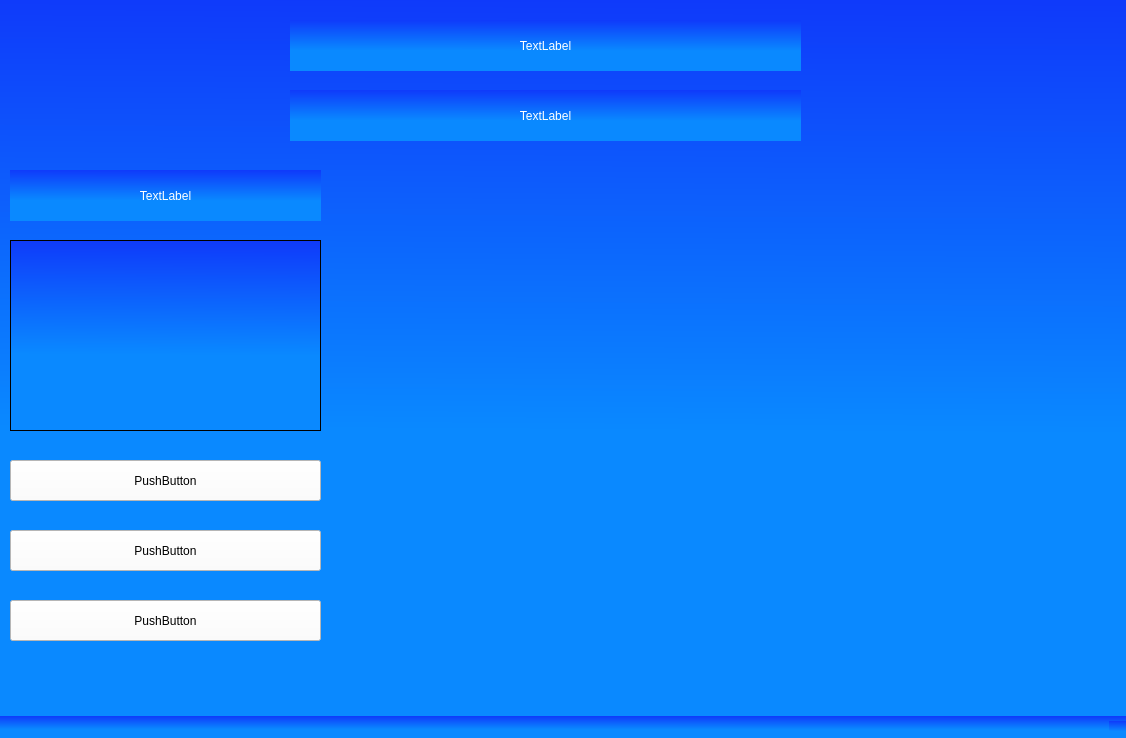
<?xml version="1.0" encoding="UTF-8"?>
<ui version="4.0">
 <class>outpInformationWindow</class>
 <widget class="QMainWindow" name="outpInformationWindow">
  <property name="geometry">
   <rect>
    <x>0</x>
    <y>0</y>
    <width>1126</width>
    <height>738</height>
   </rect>
  </property>
  <property name="windowTitle">
   <string>MainWindow</string>
  </property>
  <property name="styleSheet">
   <string notr="true">background-color: qlineargradient(spread:pad, x1:0.512, y1:0, x2:0.505318, y2:0.603, stop:0 rgba(15, 58, 250, 255), stop:1 rgba(10, 137, 255, 255));</string>
  </property>
  <widget class="QWidget" name="centralwidget">
   <widget class="QLabel" name="titleWindow">
    <property name="geometry">
     <rect>
      <x>290</x>
      <y>20</y>
      <width>511</width>
      <height>51</height>
     </rect>
    </property>
    <property name="styleSheet">
     <string notr="true">color: rgb(255, 255, 255);
font: 24pt &quot;MS Shell Dlg 2&quot;;</string>
    </property>
    <property name="text">
     <string>TextLabel</string>
    </property>
    <property name="alignment">
     <set>Qt::AlignCenter</set>
    </property>
   </widget>
   <widget class="QLabel" name="nameCabinet">
    <property name="geometry">
     <rect>
      <x>290</x>
      <y>90</y>
      <width>511</width>
      <height>51</height>
     </rect>
    </property>
    <property name="styleSheet">
     <string notr="true">color: rgb(255, 255, 255);
font: 20pt &quot;MS Shell Dlg 2&quot;;</string>
    </property>
    <property name="text">
     <string>TextLabel</string>
    </property>
    <property name="alignment">
     <set>Qt::AlignCenter</set>
    </property>
   </widget>
   <widget class="QLabel" name="titleLamps">
    <property name="geometry">
     <rect>
      <x>10</x>
      <y>170</y>
      <width>311</width>
      <height>51</height>
     </rect>
    </property>
    <property name="styleSheet">
     <string notr="true">color: rgb(255, 255, 255);
font: 18pt &quot;MS Shell Dlg 2&quot;;</string>
    </property>
    <property name="text">
     <string>TextLabel</string>
    </property>
    <property name="alignment">
     <set>Qt::AlignCenter</set>
    </property>
   </widget>
   <widget class="QTextBrowser" name="textBrowserLamps">
    <property name="geometry">
     <rect>
      <x>10</x>
      <y>240</y>
      <width>311</width>
      <height>191</height>
     </rect>
    </property>
    <property name="styleSheet">
     <string notr="true">color: rgb(255, 255, 255);
font: 14pt &quot;MS Shell Dlg 2&quot;;</string>
    </property>
   </widget>
   <widget class="QPushButton" name="pushButtonAll">
    <property name="geometry">
     <rect>
      <x>10</x>
      <y>460</y>
      <width>311</width>
      <height>41</height>
     </rect>
    </property>
    <property name="styleSheet">
     <string notr="true">background-color: rgb(255, 255, 255);
font: 14pt &quot;MS Shell Dlg 2&quot;;</string>
    </property>
    <property name="text">
     <string>PushButton</string>
    </property>
   </widget>
   <widget class="QPushButton" name="pushButtonA1">
    <property name="geometry">
     <rect>
      <x>10</x>
      <y>530</y>
      <width>311</width>
      <height>41</height>
     </rect>
    </property>
    <property name="styleSheet">
     <string notr="true">background-color: rgb(255, 255, 255);
font: 14pt &quot;MS Shell Dlg 2&quot;;</string>
    </property>
    <property name="text">
     <string>PushButton</string>
    </property>
   </widget>
   <widget class="QPushButton" name="pushButton2">
    <property name="geometry">
     <rect>
      <x>10</x>
      <y>600</y>
      <width>311</width>
      <height>41</height>
     </rect>
    </property>
    <property name="styleSheet">
     <string notr="true">background-color: rgb(255, 255, 255);
font: 14pt &quot;MS Shell Dlg 2&quot;;</string>
    </property>
    <property name="text">
     <string>PushButton</string>
    </property>
   </widget>
  </widget>
  <widget class="QMenuBar" name="menubar">
   <property name="geometry">
    <rect>
     <x>0</x>
     <y>0</y>
     <width>1126</width>
     <height>21</height>
    </rect>
   </property>
  </widget>
  <widget class="QStatusBar" name="statusbar"/>
 </widget>
 <resources/>
 <connections/>
</ui>
